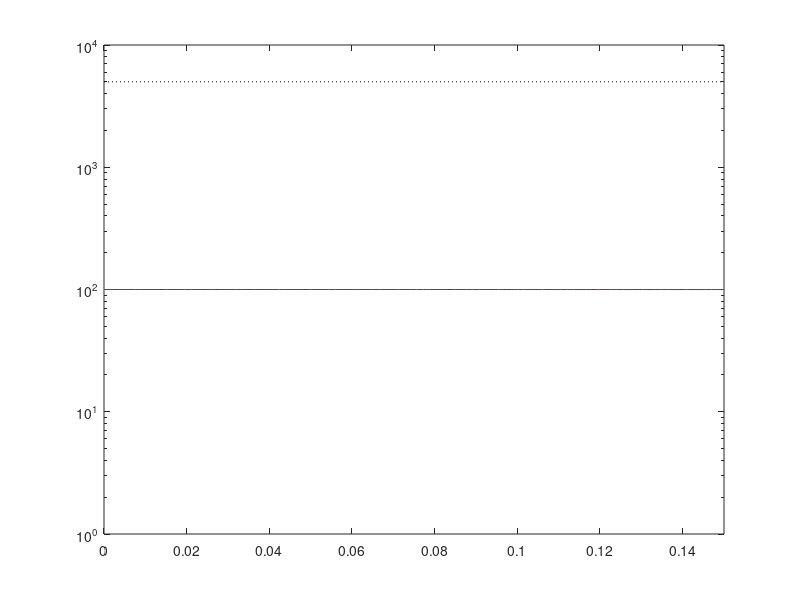

Recreate this plot in MATLAB.
%
%      Bloch states
%      2-Level system
%
%



% Number of atoms to simulate
N = 100;



% Operators
N_a1 = diag(N - (0:N));
N_a2 = diag(0:N);
%N_b = diag(0:N);

%a1_p = diag(sqrt(N + 1 - (1:N)), -1);
%a1_m = diag(sqrt(N + 1 - (1:N)), 1);
%a2_p = diag(sqrt(1:N), -1);
%a2_m = diag(sqrt(1:N), 1);
b_m = diag(sqrt(1:N), 1);
b_p = diag(sqrt(1:N), -1);

f = @(x) (sqrt(x) .* sqrt(N - x + 1));
J_m = diag(f(1:N), 1);
J_p = diag(f(1:N), -1);

J_x = 0.5 * (J_p + J_m);
J_y = 0.5i * (J_p - J_m);
J_z = 0.5 * (N_a1 - N_a2);



% Hamiltonain definition
%H_0 = a1_m * a2_p * b_p;
%H_AB = H_0 + ctranspose(H_0);
%H_m = J_m * b_p + J_p * b_m;
%H_m = J_x;

H_m = b_m + b_p;


% Unitary operator
U = @(t, H) (expm(-1i * H * t));



% Initial state
c0 = zeros(N + 1, 1);
c0(1) = 1;
psi0 = c0;
t = 0.5;
psi_t = U(t, H_m) * psi0;



% Spin-coherent state function (for Qfunc)
alpha = @(theta, phi)  (...
    expm(-1i * phi * J_z) * ...
    expm(-1i * theta * J_y) * ...
    psi0);



% Density matrix
rho_A = psi_t * ctranspose(psi_t);



% Q function
Q = @(theta, phi) ( ...
        ctranspose(alpha(theta, phi)) * ...
        rho_A * ...
        alpha(theta, phi) );

    

% Calculate values
theta_steps = 15;
phi_steps = 30;
q = zeros(theta_steps, phi_steps);
for i = 1:theta_steps
    for j = 1:phi_steps
        
        theta = pi * (i - 1) / (theta_steps - 1);
        phi = 2 * pi * (j - 1) / (phi_steps - 1);

        q(i, j) = abs(Q(theta, phi));

    end
end


% Calculate F_AB

%F_0 = 0.5 * N * (N + 2) - 2 * var(J_z^2);
%F_1 = -var(1i * (J_p - J_m))^2;
%F_2 = -var(J_p^2 + J_m^2);

var = @(A, psi) (ctranspose(psi) * A * psi);

gt_steps = 100;
F_A = zeros(gt_steps);
F_AB = zeros(gt_steps);
gt_space = linspace(0, 0.15, gt_steps);
for i = 1:gt_steps
    gt = gt_space(i);
    psi = U(H_m, gt) * alpha(0, 0);
    %F_A = 4 * var(G_A, psi);
    F_A = 4 * var(H_m, psi);
    F_AB(i) = 4 * (var(J_y^2, psi) - var(J_y, psi)^2);
end

% Plot
figure(1);
semilogy([0, 0.15], [N, N], 'k:');
hold on;
semilogy([0, 0.15], [0.5*N^2, 0.5*N^2], 'k:');
semilogy(gt_space, F_A, 'b--');
semilogy(gt_space, F_AB, 'r');
axis([0, 0.15, 1e0, 1e4]);

% radius = N / 2;
% theta_matrix = linspace(0, pi, theta_steps);
% phi_matrix = linspace(0, 2*pi, phi_steps);
% [thetamesh, phimesh] = meshgrid(theta_matrix, phi_matrix);
% x = radius * sin(thetamesh) .* cos(phimesh);
% y = radius * sin(thetamesh) .* sin(phimesh);
% z = radius * cos(thetamesh);
% 
% 
% figure(17)
% surf(x, y, z, q')
% shading 'interp'
% view(3)
% %view([1, 0, 0])
% %caxis([0, 2])
% axis on
% axis tight
% axis equal
% %axis([-51, 51, -51, 51, -51, 51])
% grid off;

